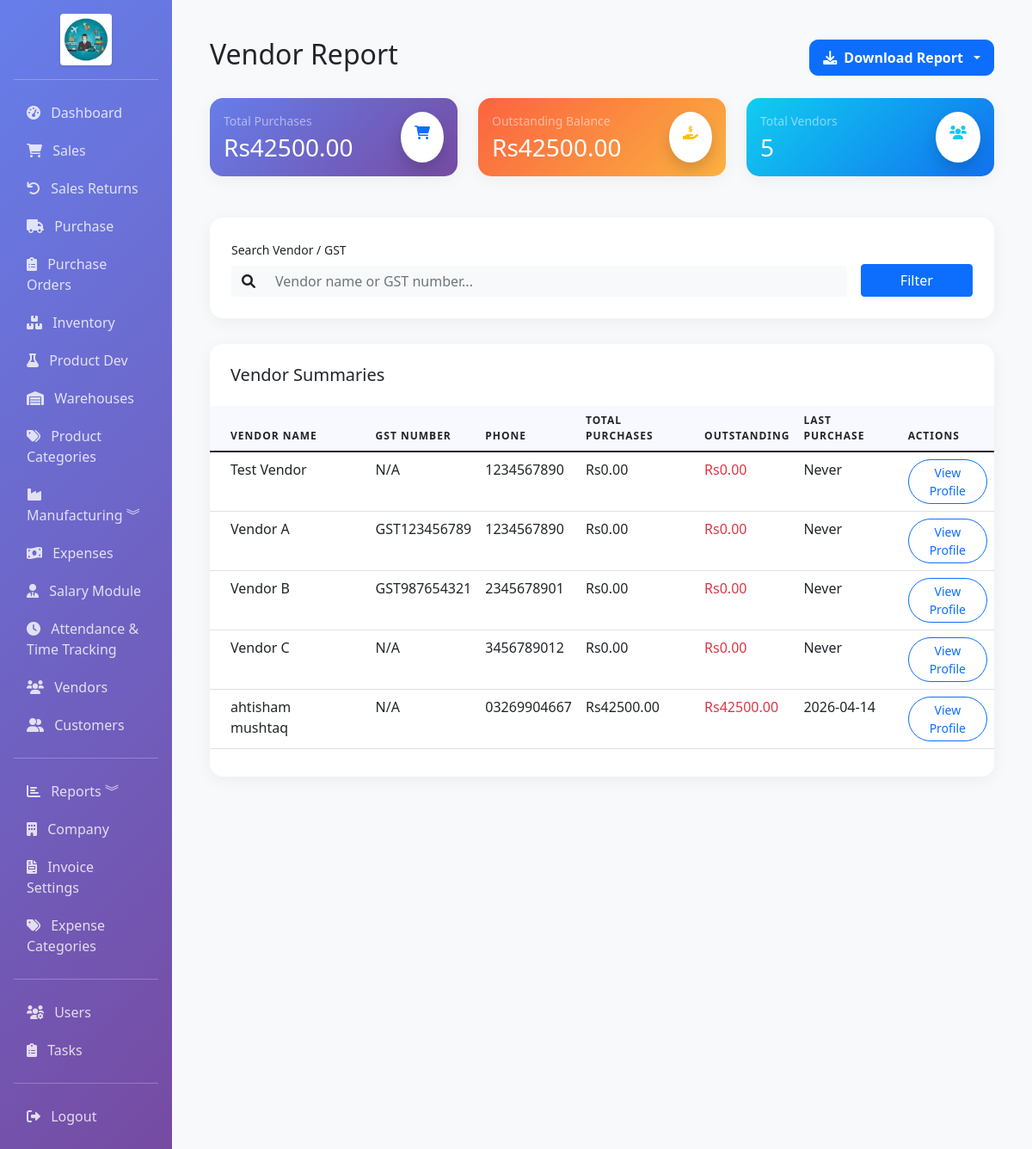
Screenshot of /reports/vendor-report (signed in) with the database file from the repository.
### app/models.py (models this page shows, shortened)
class Vendor(db.Model):
    __tablename__ = 'vendors'
    id = db.Column(db.Integer, primary_key=True)
    name = db.Column(db.String(100), nullable=False, index=True)
    email = db.Column(db.String(120), index=True)
    phone = db.Column(db.String(20))
    address = db.Column(db.Text)
    gst_number = db.Column(db.String(20), index=True)
    pan_number = db.Column(db.String(20))
    contact_person = db.Column(db.String(100))
    shipping_address = db.Column(db.Text)
    payment_terms = db.Column(db.Integer, default=30)  # Days
    credit_limit = db.Column(db.Float, default=0)
    is_active = db.Column(db.Boolean, default=True)
    created_at = db.Column(db.DateTime, default=datetime.utcnow)
    updated_at = db.Column(db.DateTime, default=datetime.utcnow, onupdate=datetime.utcnow)
    bills = db.relationship('PurchaseBill', backref='vendor', lazy=True, cascade='all, delete-orphan')
    advances = db.relationship('VendorAdvance', backref='vendor', lazy=True, cascade='all, delete-orphan')
    @property
    def total_purchases(self):
        return sum(bill.total for bill in self.bills)
    @property
    def outstanding_balance(self):
        return sum(bill.total - bill.paid_amount for bill in self.bills if bill.status != 'paid')

class PurchaseBill(db.Model):
    __tablename__ = 'purchase_bills'
    id = db.Column(db.Integer, primary_key=True)
    bill_number = db.Column(db.String(50), unique=True, nullable=False, index=True)
    vendor_id = db.Column(db.Integer, db.ForeignKey('vendors.id'), nullable=False, index=True)
    po_id = db.Column(db.Integer, db.ForeignKey('purchase_orders.id'), nullable=True, index=True)  # source PO
    date = db.Column(db.DateTime, default=datetime.utcnow, index=True)
    due_date = db.Column(db.DateTime)
    currency_id = db.Column(db.Integer, db.ForeignKey('currencies.id'), nullable=True)
    exchange_rate = db.Column(db.Float, default=1)
    subtotal = db.Column(db.Float, default=0)
    tax_rate = db.Column(db.Float, default=10)
    tax = db.Column(db.Float, default=0)
    discount_type = db.Column(db.String(10), default='fixed')
    discount = db.Column(db.Float, default=0)
    shipping_charge = db.Column(db.Float, default=0)
    advance_applied = db.Column(db.Float, default=0)  # Advance from vendor profile applied to this bill
    total = db.Column(db.Float, default=0)
    status = db.Column(Enum('paid', 'unpaid', 'partial', name='payment_status'), default='unpaid', index=True)
    paid_amount = db.Column(db.Float, default=0)
    notes = db.Column(db.Text)
    created_by = db.Column(db.Integer, db.ForeignKey('users.id'))
    created_at = db.Column(db.DateTime, default=datetime.utcnow)
    updated_at = db.Column(db.DateTime, default=datetime.utcnow, onupdate=datetime.utcnow)
    items = db.relationship('PurchaseItem', backref='bill', lazy=True, cascade='all, delete-orphan')
    currency = db.relationship('Currency', backref='purchase_bills', lazy=True)

### app/routes/reports.py (the view)
@bp.route('/vendor-report')
@login_required
def vendor_report():
    search = request.args.get('search', '')
    query = Vendor.query
    if search:
        query = query.filter(or_(Vendor.name.ilike(f'%{search}%'), Vendor.gst_number.ilike(f'%{search}%')))
    vendors = query.order_by(Vendor.name).all()
    total_purchases = sum(v.total_purchases for v in vendors)
    total_outstanding = sum(v.outstanding_balance for v in vendors)
    return render_template('reports/vendor_report.html',
                         vendors=vendors,
                         search=search,
                         total_purchases=total_purchases,
                         total_outstanding=total_outstanding)

### app/models.py (called while the page is built)
    @property
    def is_admin(self):
        return self.role == 'admin'

### app/templates/reports/vendor_report.html (shortened to what this page needs)
{% extends "base.html" %}
{% block content %}
<div class="container-fluid py-4">
    <div class="d-flex justify-content-between align-items-center mb-4">
        <h2 class="font-weight-bold">Vendor Report</h2>
        <div class="dropdown">
            <button class="btn btn-primary dropdown-toggle download-btn" type="button" id="downloadDropdown" data-bs-toggle="dropdown" aria-expanded="false">
                <i class="fas fa-download"></i> Download Report
            </button>
        </div>
    </div>
    <div class="row mb-4">
        <div class="col-xl-4 col-md-6 mb-4">
            <div class="card report-card bg-gradient-primary text-white">
                <div class="card-body">
                    <div class="d-flex justify-content-between">
                        <div>
                            <p class="text-white-50 small mb-1">Total Purchases</p>
                            <h3 class="mb-0">Rs{{ "%.2f"|format(total_purchases) }}</h3>
                        </div>
                        <div class="icon icon-shape bg-white text-primary rounded-circle shadow">
                            <i class="fas fa-shopping-cart p-3"></i>
                        </div>
                    </div>
                </div>
            </div>
        </div>
        <div class="col-xl-4 col-md-6 mb-4">
            <div class="card report-card bg-gradient-warning text-white">
                <div class="card-body">
                    <div class="d-flex justify-content-between">
                        <div>
                            <p class="text-white-50 small mb-1">Outstanding Balance</p>
                            <h3 class="mb-0">Rs{{ "%.2f"|format(total_outstanding) }}</h3>
                        </div>
                        <div class="icon icon-shape bg-white text-warning rounded-circle shadow">
                            <i class="fas fa-hand-holding-usd p-3"></i>
                        </div>
                    </div>
                </div>
            </div>
        </div>
        <div class="col-xl-4 col-md-6 mb-4">
            <div class="card report-card bg-gradient-info text-white">
                <div class="card-body">
                    <div class="d-flex justify-content-between">
                        <div>
                            <p class="text-white-50 small mb-1">Total Vendors</p>
                            <h3 class="mb-0">{{ vendors|length }}</h3>
                        </div>
                        <div class="icon icon-shape bg-white text-info rounded-circle shadow">
                            <i class="fas fa-users p-3"></i>
                        </div>
                    </div>
                </div>
            </div>
        </div>
    </div>
    <div class="filter-section">
        <form method="GET" action="{{ url_for('reports.vendor_report') }}" class="row g-3">
            <div class="col-md-10">
                <label class="form-label small font-weight-bold">Search Vendor / GST</label>
                <div class="input-group">
                    <span class="input-group-text bg-light border-0"><i class="fas fa-search"></i></span>
                    <input type="text" name="search" class="form-control bg-light border-0" placeholder="Vendor name or GST number..." value="{{ search }}">
                </div>
            </div>
            <div class="col-md-2 d-flex align-items-end">
                <button type="submit" class="btn btn-primary w-100 shadow-sm">Filter</button>
            </div>
        </form>
    </div>
    <div class="card report-card">
        <div class="card-header bg-transparent border-0 pt-4 px-4">
            <h5 class="mb-0">Vendor Summaries</h5>
        </div>
        <div class="card-body px-0">
            <div class="table-responsive">
                <table class="table align-items-center table-flush">
                    <thead>
                        <tr>
                            <th class="px-4">Vendor Name</th>
                            <th>GST Number</th>
                            <th>Phone</th>
                            <th>Total Purchases</th>
                            <th>Outstanding</th>
                            <th>Last Purchase</th>
                            <th>Actions</th>
                        </tr>
                    </thead>
                    <tbody>
                        {% for vendor in vendors %}
                        <tr>
                            <td class="px-4 font-weight-bold">{{ vendor.name }}</td>
                            <td>{{ vendor.gst_number or 'N/A' }}</td>
                            <td>{{ vendor.phone or 'N/A' }}</td>
                            <td>Rs{{ "%.2f"|format(vendor.total_purchases) }}</td>
                            <td><span class="text-danger font-weight-bold">Rs{{ "%.2f"|format(vendor.outstanding_balance) }}</span></td>
                            <td>
                                {% if vendor.bills %}
                                {{ (vendor.bills|sort(attribute='date', reverse=True))[0].date.strftime('%Y-%m-%d') }}
                                {% else %}
                                Never
                                {% endif %}
                            </td>
                            <td>
                                <a href="{{ url_for('purchase.vendor_profile', id=vendor.id) }}" class="btn btn-sm btn-outline-primary rounded-pill">View Profile</a>
                            </td>
                        </tr>
                        {% endfor %}
                    </tbody>
                </table>
            </div>
        </div>
    </div>
</div>
{% endblock %}

### app/templates/reports/vendor_report.html (style rules this page uses)
.report-card { border: none; border-radius: 15px; box-shadow: 0 4px 20px rgba(0,0,0,0.05); transition: transform 0.3s ease; background: white; }
.bg-gradient-primary { background: linear-gradient(135deg, #667eea 0%, #764ba2 100%); }
.bg-gradient-warning { background: linear-gradient(135deg, #fb6340 0%, #fbb140 100%); }
.bg-gradient-info { background: linear-gradient(135deg, #11cdef 0%, #1171ef 100%); }
.filter-section { background: white; padding: 25px; border-radius: 15px; box-shadow: 0 4px 20px rgba(0,0,0,0.05); margin-bottom: 30px; }
.table thead th { background-color: #f8f9fe; text-transform: uppercase; font-size: 0.75rem; letter-spacing: 1px; border-bottom: 1px solid #e9ecef; }
.download-btn { border-radius: 10px; padding: 8px 15px; font-weight: 600; display: inline-flex; align-items: center; gap: 8px; }

### rows the page displays
Vendor: name "Test Vendor", gst_number "N/A", phone "1234567890", total_purchases "0.00", outstanding_balance "0.00", shows "Never"
Vendor: name "Vendor A", gst_number "GST123456789", phone "1234567890", total_purchases "0.00", outstanding_balance "0.00", shows "Never"
Vendor: name "Vendor B", gst_number "GST987654321", phone "2345678901", total_purchases "0.00", outstanding_balance "0.00", shows "Never"
Vendor: name "Vendor C", gst_number "N/A", phone "3456789012", total_purchases "0.00", outstanding_balance "0.00", shows "Never"
Vendor: name "ahtisham mushtaq", gst_number "N/A", phone "03269904667", bills "2026-04-14"
PurchaseBill: total_purchases "42500.00", outstanding_balance "42500.00"

### other values shown
{{ "%.2f"|format(total_purchases) }} "42500.00"
{{ "%.2f"|format(total_outstanding) }} "42500.00"
{{ vendors|length }} "5"
